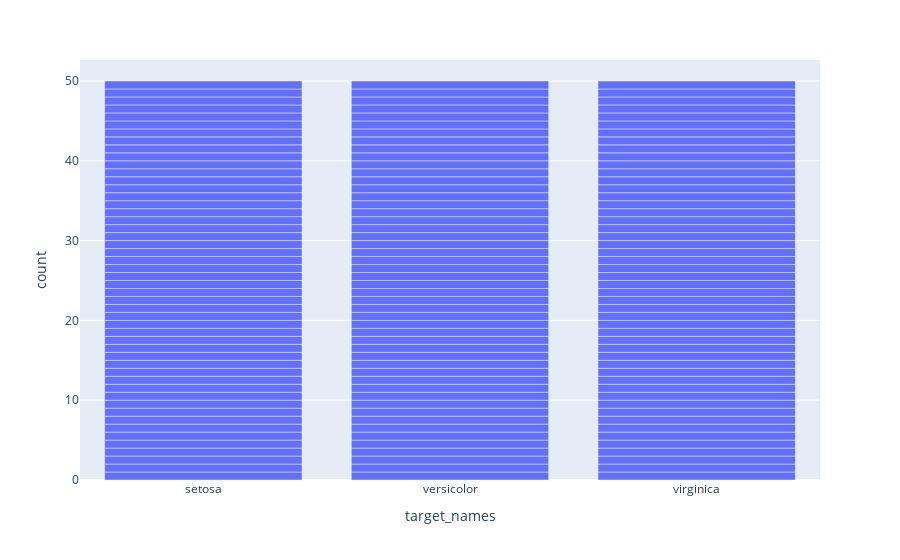

Here is the notebook cell this chart was saved with:
### Code cell
fig = px.bar(data_frame = df, x = 'target_names')
fig.show()

### Figure 1 — Plotly figure (JSON) as saved in the notebook; plotly's stock layout.template omitted (floating-point values rounded to 4 significant figures; data arrays with more than 128 entries replaced by an {"elided": "..."} marker saying what was removed)
{"data": [{"alignmentgroup": "True", "hovertemplate": "target_names=%{x}<br>count=%{y}<extra></extra>", "legendgroup": "", "marker": {"color": "#636efa", "pattern": {"shape": ""}}, "name": "", "offsetgroup": "", "orientation": "v", "showlegend": false, "textposition": "auto", "type": "bar", "x": {"elided": "150 str values"}, "xaxis": "x", "y": {"elided": "150 int values"}, "yaxis": "y"}], "layout": {"autosize": true, "barmode": "relative", "legend": {"tracegroupgap": 0}, "margin": {"t": 60}, "xaxis": {"anchor": "y", "autorange": true, "domain": [0, 1], "range": [-0.5, 2.5], "title": {"text": "target_names"}, "type": "category"}, "yaxis": {"anchor": "x", "autorange": true, "domain": [0, 1], "range": [0, 52.63], "title": {"text": "count"}, "type": "linear"}}}
